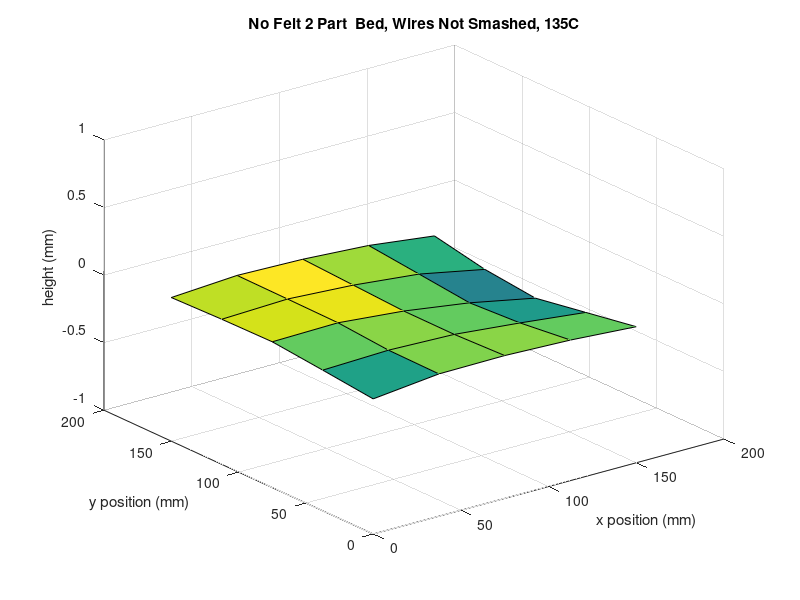

Source code (MATLAB):
X = [0, 37.5, 75, 112.5, 150, 0, 37.5, 75, 112.5, 150, 0, 37.5, 75, 112.5, 150,0, 37.5, 75, 112.5, 150,0, 37.5, 75, 112.5, 150,];
Y = [0, 0, 0, 0, 0, 37.5, 37.5, 37.5, 37.5, 37.5, 75, 75, 75, 75, 75, 112.5, 112.5, 112.5, 112.5, 112.5, 150, 150, 150, 150, 150];
Z = [0, .053, .057, .040, .007, .041, .057, .042, -.005, -.059, .079, .088, .043, -.028, -.125, .074, .092, .063, .013, -.084, .063, .095, .083, .053, -.008 ];
xr = reshape(X, 5, 5);
yr = reshape(Y, 5, 5);
zr = reshape(Z, 5, 5);
surf(xr, yr, zr)
zlim([-1 1])
xlabel('x position (mm)')
ylabel('y position (mm)')
zlabel('height (mm)')
title("No Felt 2 Part  Bed, Wires Not Smashed, 135C");
